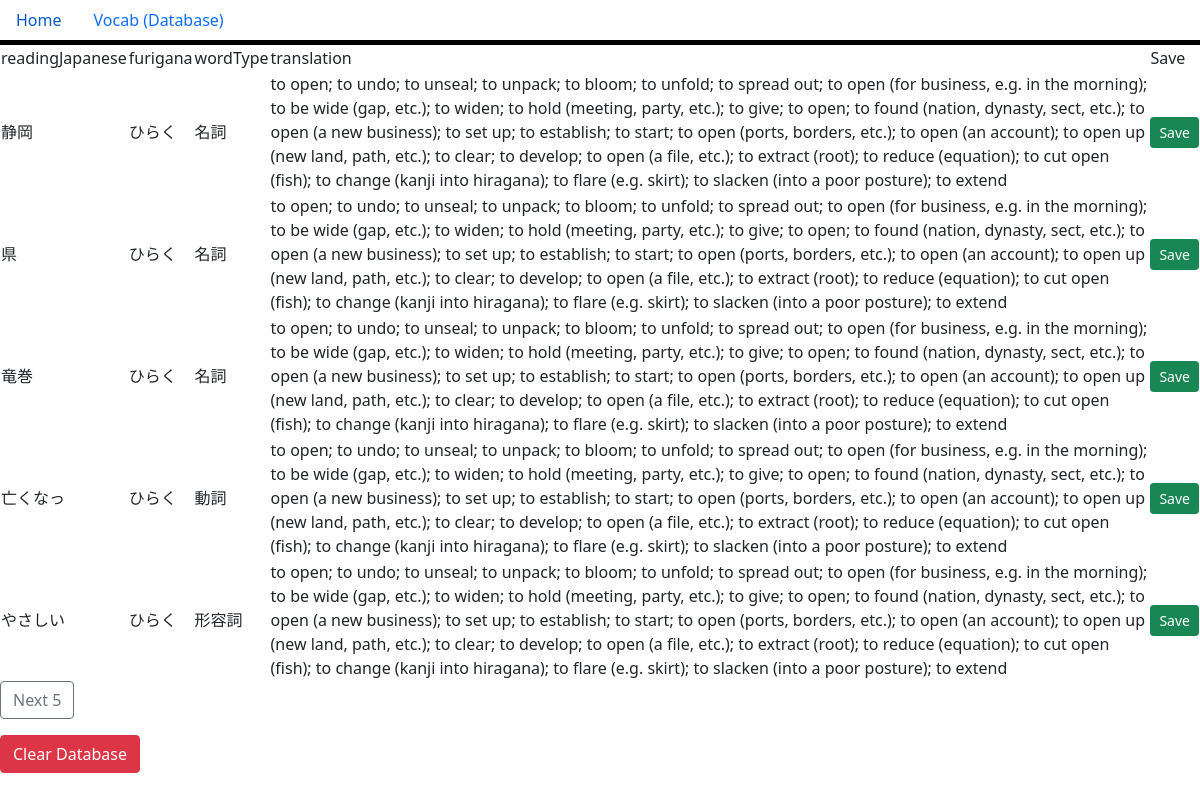
The page / on the database its author committed.
### main.py (models this page shows, shortened)
class Vocab(db.Model):
    id = db.Column(db.Integer, primary_key=True)
    readingJapanese = db.Column(db.String(50), nullable=False)
    wordType = db.Column(db.String(6), nullable=False)
    translation = db.Column(db.String(300), nullable=False)
    furigana = db.Column(db.String(100), nullable=True)

### main.py (the view, shortened to what this page needs)
@app.route("/", methods=["POST", "GET"])
def index():
    page = int(request.args.get("page", 0))
    per_page = 5
    if request.method == "GET":
        words = Vocab.query.offset(page * per_page).limit(per_page).all()
        for vocab in words:
            if not vocab.translation:
                translation = data_proccessing_unit.get_jisho_translation(vocab.readingJapanese)
                if isinstance(translation, list):
                    translation = "; ".join(translation)
                else:
                    translation = "list conversion error"
                vocab.translation = translation
                db.session.commit()
        next_page = page + 1
        prev_page = page - 1
        return render_template("homepage.html", words=words, next_page=next_page, prev_page=prev_page)

### templates/homepage.html (shortened to what this page needs)
{% extends 'base.html' %}
{% block head %}
<link rel="stylesheet" href="../static/style.css">
{% endblock %}
{% block body %}
<div>
    {% if words|length > 0 %}
        <table>
            <tr>
                <td>readingJapanese</td>
                <td>furigana</td>
                <td>wordType</td>
                <td>translation</td>
                <td>Save</td>
            </tr>
            {% for item in words %}
            <tr>
                <td>{{ item.readingJapanese }}</td>
                <td>{{ item.furigana }}</td>
                <td>{{ item.wordType }}</td>
                <td>{{ item.translation }}</td>
                <td>
                    <form method="post" action="/save_vocab" style="display:inline;">
                        <button type="submit" class="btn btn-success btn-sm">Save</button>
                    </form>
                </td>
            </tr>
            {% endfor %}
        </table>
        <form method="get" action="/">
            <button type="submit" class="btn btn-outline-secondary">Next 5</button>
        </form>
        <form method="post" action="/clear-saved" style="margin-top: 1em;">
            <button type="submit" class="btn btn-danger">Clear Database</button>
        </form>
    {% endif %}
</div>
{% endblock %}

### templates/base.html (shortened to what this page needs)
<!DOCTYPE html>
<html lang="en">
<head>
    <link rel="stylesheet" href="../static/style.css">
    <link href="https://cdn.jsdelivr.net/npm/bootstrap@5.0.2/dist/css/bootstrap.min.css" rel="stylesheet"
>
    {% block head %} {% endblock %}
</head>
<body>
    <ul class="nav">
        <li class="nav-item">
            <a class="nav-link" aria-current="page" href="/">Home</a>
        </li>
        <li class="nav-item">
            <a class="nav-link" href="/saved">Vocab (Database)</a>
        </li>
    </ul>
    {% block body %} {% endblock %}
</body>
</html>

### static/style.css (style rules this page uses)
.nav { border-bottom: 5px solid black; }

### rows shown on the page
Vocab: readingJapanese "静岡", furigana "ひらく", wordType "名詞", translation "to open; to undo; to unseal; to unpack; to bloom; to unfold; to spread out; to open (for business, e.g. in the morning); to be wide (gap, etc.); to widen; to hold (meeting, party, etc.); to give; to open; to found (nation, dynasty, sect, etc.); to open (a new business); to set up; to establish; to start; to open (ports, borders, etc.); to open (an account); to open up (new land, path, etc.); to clear; to develop; to open (a file, etc.); to extract (root); to reduce (equation); to cut open (fish); to change (kanji into hiragana); to flare (e.g. skirt); to slacken (into a poor posture); to extend"
Vocab: readingJapanese "県", furigana "ひらく", wordType "名詞", translation "to open; to undo; to unseal; to unpack; to bloom; to unfold; to spread out; to open (for business, e.g. in the morning); to be wide (gap, etc.); to widen; to hold (meeting, party, etc.); to give; to open; to found (nation, dynasty, sect, etc.); to open (a new business); to set up; to establish; to start; to open (ports, borders, etc.); to open (an account); to open up (new land, path, etc.); to clear; to develop; to open (a file, etc.); to extract (root); to reduce (equation); to cut open (fish); to change (kanji into hiragana); to flare (e.g. skirt); to slacken (into a poor posture); to extend"
Vocab: readingJapanese "竜巻", furigana "ひらく", wordType "名詞", translation "to open; to undo; to unseal; to unpack; to bloom; to unfold; to spread out; to open (for business, e.g. in the morning); to be wide (gap, etc.); to widen; to hold (meeting, party, etc.); to give; to open; to found (nation, dynasty, sect, etc.); to open (a new business); to set up; to establish; to start; to open (ports, borders, etc.); to open (an account); to open up (new land, path, etc.); to clear; to develop; to open (a file, etc.); to extract (root); to reduce (equation); to cut open (fish); to change (kanji into hiragana); to flare (e.g. skirt); to slacken (into a poor posture); to extend"
Vocab: readingJapanese "亡くなっ", furigana "ひらく", wordType "動詞", translation "to open; to undo; to unseal; to unpack; to bloom; to unfold; to spread out; to open (for business, e.g. in the morning); to be wide (gap, etc.); to widen; to hold (meeting, party, etc.); to give; to open; to found (nation, dynasty, sect, etc.); to open (a new business); to set up; to establish; to start; to open (ports, borders, etc.); to open (an account); to open up (new land, path, etc.); to clear; to develop; to open (a file, etc.); to extract (root); to reduce (equation); to cut open (fish); to change (kanji into hiragana); to flare (e.g. skirt); to slacken (into a poor posture); to extend"
Vocab: readingJapanese "やさしい", furigana "ひらく", wordType "形容詞", translation "to open; to undo; to unseal; to unpack; to bloom; to unfold; to spread out; to open (for business, e.g. in the morning); to be wide (gap, etc.); to widen; to hold (meeting, party, etc.); to give; to open; to found (nation, dynasty, sect, etc.); to open (a new business); to set up; to establish; to start; to open (ports, borders, etc.); to open (an account); to open up (new land, path, etc.); to clear; to develop; to open (a file, etc.); to extract (root); to reduce (equation); to cut open (fish); to change (kanji into hiragana); to flare (e.g. skirt); to slacken (into a poor posture); to extend"
